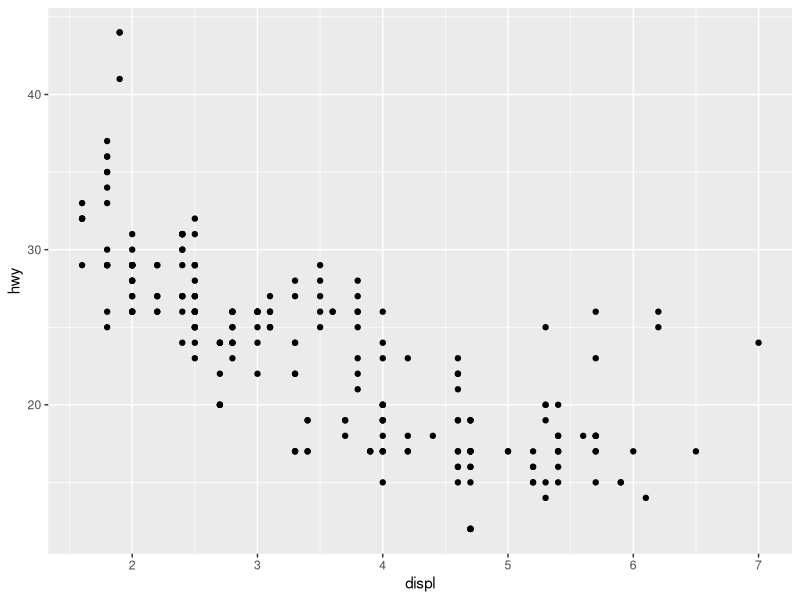
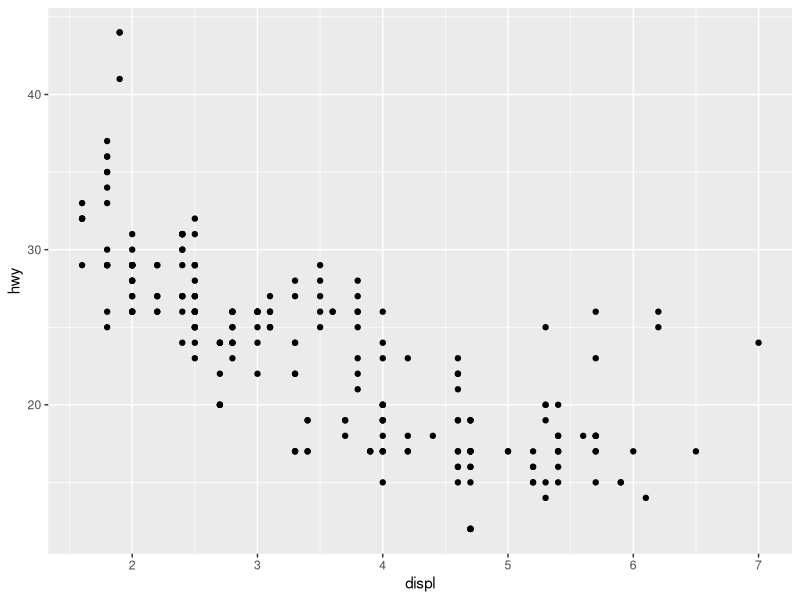
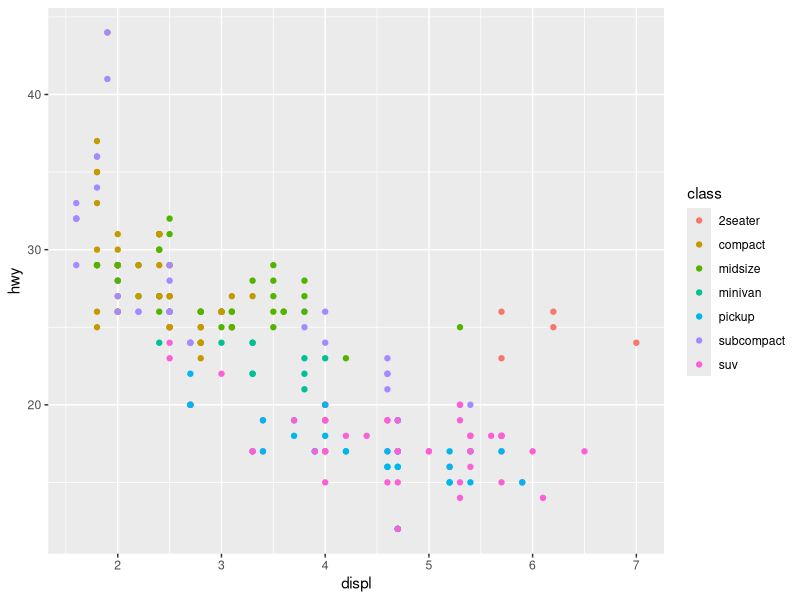
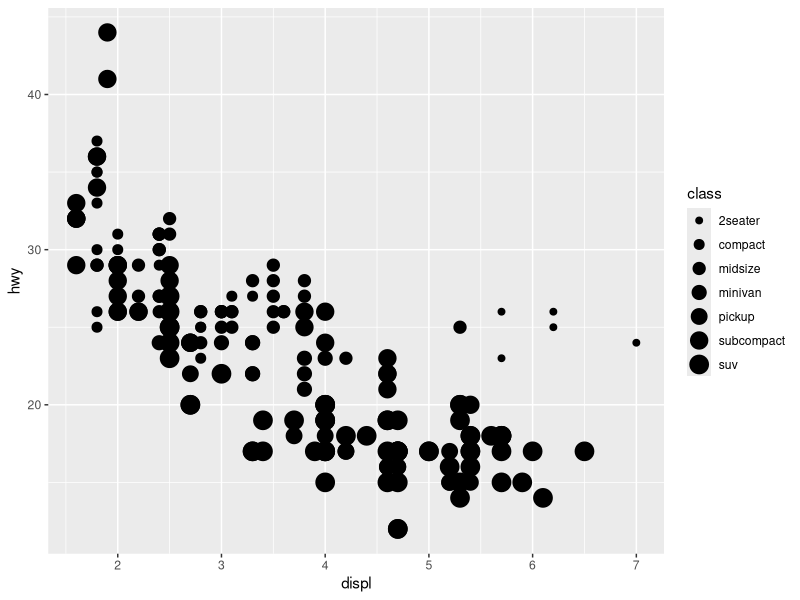
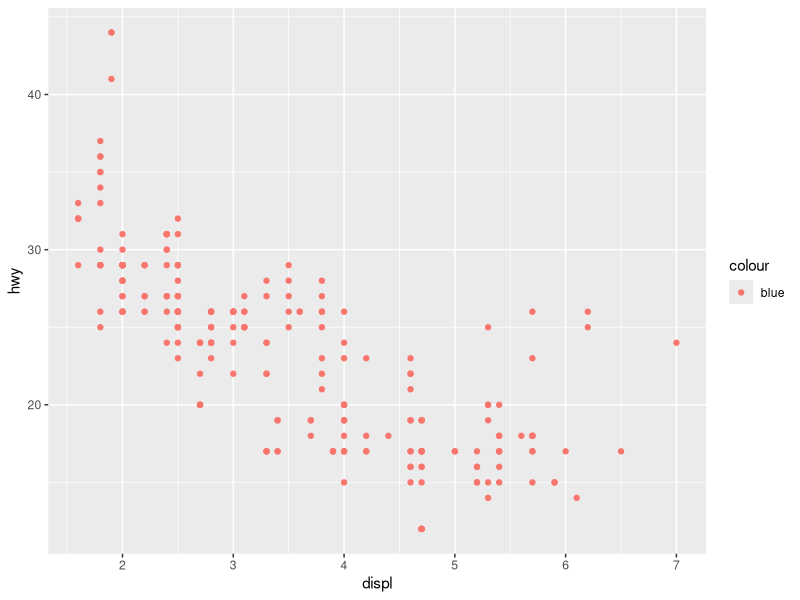
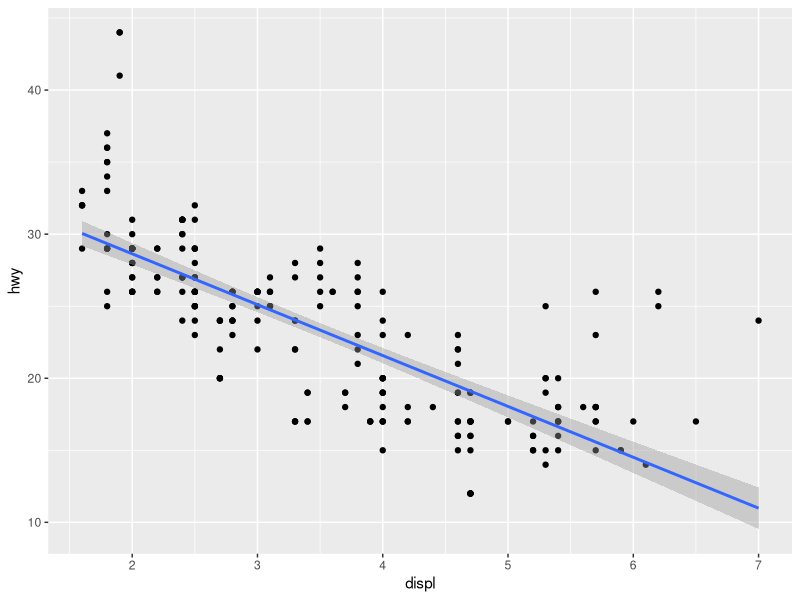
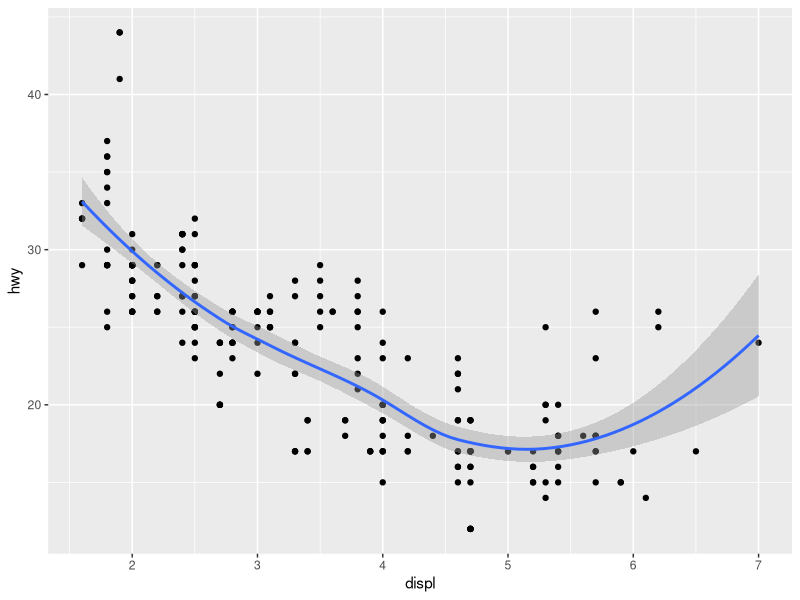
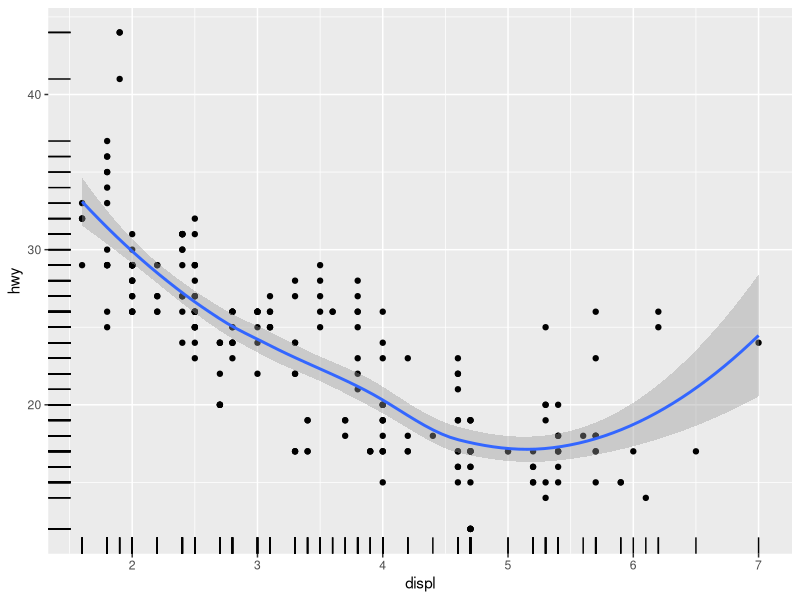

The R script that drew these images, in order: (Note: this script raises an error after producing the figures.)
## ---- chunk 1
library(ggplot2)
mpg

ggplot(data=mpg) +
  geom_point(mapping = aes(x = displ, y = hwy))
# + means get new layer

ggplot(data = mpg, aes(x=displ, y = hwy))  + geom_point()

ggplot(data = mpg) + 
  geom_point(mapping = aes(x = displ, y = hwy, color = class))

ggplot(data = mpg) +
  geom_point(mapping = aes(x = displ, y = hwy, size = class))

### fixec
ggplot(data = mpg) + 
  geom_point(mapping = aes(x = displ, y = hwy, color = "blue"))

# assign basic chart to p
p <- ggplot(data = mpg,aes(x = displ, y = hwy)) 

p + geom_point() +
  geom_smooth(method="lm")

# "lm": linear model

p + geom_point() +
  geom_smooth(method="loess")

p + geom_point() + geom_rug(sides = "bl") + geom_smooth(method="loess")
# show marginal distribution 

e <- ggplot(mpg, aes(cty, hwy))
e + geom_jitter(height = 2, width =2)
# taking data to make sure not overprinting so that we can see the individual point.

ggplot(data = mpg) + 
  geom_point(mapping = aes(x = displ, y = hwy, alpha = class))
# alpha uses transparency


ggplot(data = mpg) + 
  geom_point(mapping = aes(x = displ, y = hwy)) + facet_wrap 
  


